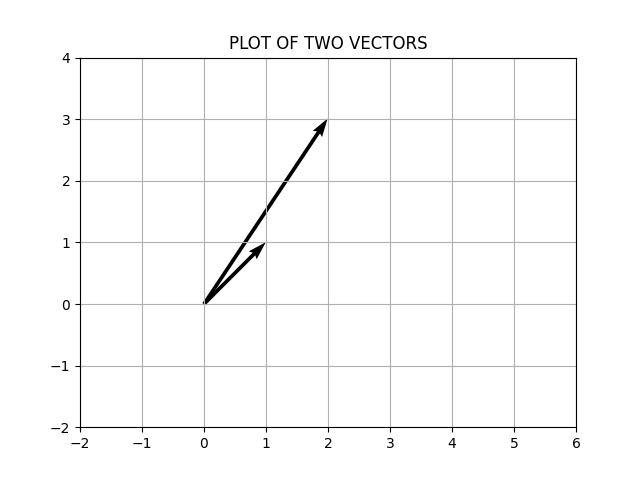

Reproduce this figure in Python.
import matplotlib.pyplot as plt

x, y, u, v = [0, 0], [0, 0], [2, 1], [3, 1]
plt.quiver(x, y, u, v, units='xy', scale=1)
plt.title('PLOT OF TWO VECTORS')
plt.xlim(-2, 6)
plt.ylim(-2, 4)
plt.grid()
plt.show()
